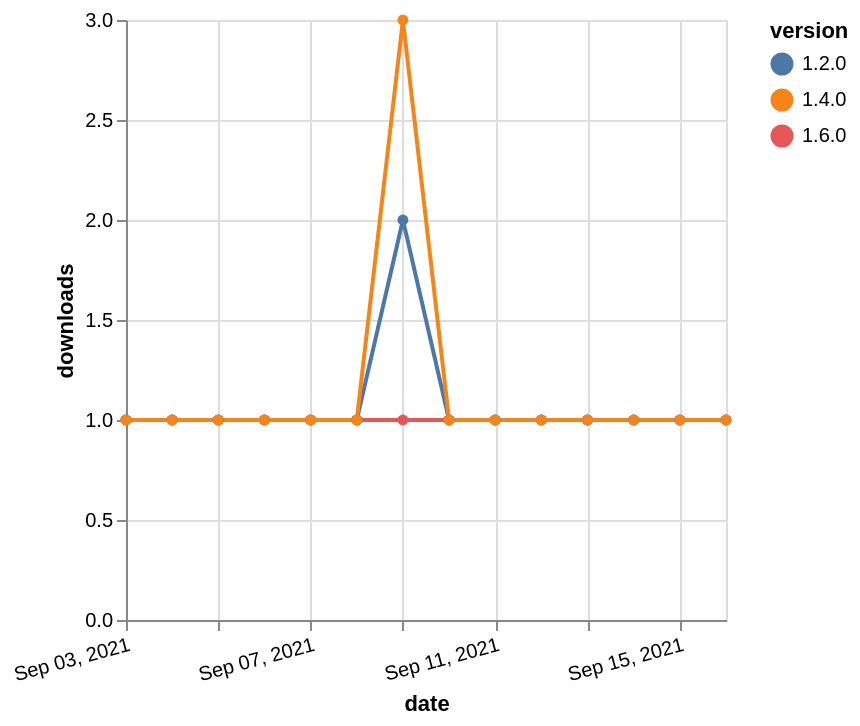

Vega-Lite specification for this chart:
### Vega-Lite specification from a JSON file in a GitHub repository (floating-point values rounded to 4 significant figures)
{"$schema": "https://vega.github.io/schema/vega-lite/v5.json", "description": "A simple bar chart with embedded data.", "data": {"values": [{"date": "2021-09-03", "total": 168, "delta": 1, "version": "1.6.0"}, {"date": "2021-09-04", "total": 169, "delta": 1, "version": "1.6.0"}, {"date": "2021-09-05", "total": 170, "delta": 1, "version": "1.6.0"}, {"date": "2021-09-06", "total": 171, "delta": 1, "version": "1.6.0"}, {"date": "2021-09-07", "total": 172, "delta": 1, "version": "1.6.0"}, {"date": "2021-09-08", "total": 173, "delta": 1, "version": "1.6.0"}, {"date": "2021-09-09", "total": 174, "delta": 1, "version": "1.6.0"}, {"date": "2021-09-10", "total": 175, "delta": 1, "version": "1.6.0"}, {"date": "2021-09-11", "total": 176, "delta": 1, "version": "1.6.0"}, {"date": "2021-09-12", "total": 177, "delta": 1, "version": "1.6.0"}, {"date": "2021-09-13", "total": 178, "delta": 1, "version": "1.6.0"}, {"date": "2021-09-14", "total": 179, "delta": 1, "version": "1.6.0"}, {"date": "2021-09-15", "total": 180, "delta": 1, "version": "1.6.0"}, {"date": "2021-09-16", "total": 181, "delta": 1, "version": "1.6.0"}, {"date": "2021-09-03", "total": 211, "delta": 1, "version": "1.2.0"}, {"date": "2021-09-04", "total": 212, "delta": 1, "version": "1.2.0"}, {"date": "2021-09-05", "total": 213, "delta": 1, "version": "1.2.0"}, {"date": "2021-09-06", "total": 214, "delta": 1, "version": "1.2.0"}, {"date": "2021-09-07", "total": 215, "delta": 1, "version": "1.2.0"}, {"date": "2021-09-08", "total": 216, "delta": 1, "version": "1.2.0"}, {"date": "2021-09-09", "total": 218, "delta": 2, "version": "1.2.0"}, {"date": "2021-09-10", "total": 219, "delta": 1, "version": "1.2.0"}, {"date": "2021-09-11", "total": 220, "delta": 1, "version": "1.2.0"}, {"date": "2021-09-12", "total": 221, "delta": 1, "version": "1.2.0"}, {"date": "2021-09-13", "total": 222, "delta": 1, "version": "1.2.0"}, {"date": "2021-09-14", "total": 223, "delta": 1, "version": "1.2.0"}, {"date": "2021-09-15", "total": 224, "delta": 1, "version": "1.2.0"}, {"date": "2021-09-16", "total": 225, "delta": 1, "version": "1.2.0"}, {"date": "2021-09-03", "total": 277, "delta": 1, "version": "1.4.0"}, {"date": "2021-09-04", "total": 278, "delta": 1, "version": "1.4.0"}, {"date": "2021-09-05", "total": 279, "delta": 1, "version": "1.4.0"}, {"date": "2021-09-06", "total": 280, "delta": 1, "version": "1.4.0"}, {"date": "2021-09-07", "total": 281, "delta": 1, "version": "1.4.0"}, {"date": "2021-09-08", "total": 282, "delta": 1, "version": "1.4.0"}, {"date": "2021-09-09", "total": 285, "delta": 3, "version": "1.4.0"}, {"date": "2021-09-10", "total": 286, "delta": 1, "version": "1.4.0"}, {"date": "2021-09-11", "total": 287, "delta": 1, "version": "1.4.0"}, {"date": "2021-09-12", "total": 288, "delta": 1, "version": "1.4.0"}, {"date": "2021-09-13", "total": 289, "delta": 1, "version": "1.4.0"}, {"date": "2021-09-14", "total": 290, "delta": 1, "version": "1.4.0"}, {"date": "2021-09-15", "total": 291, "delta": 1, "version": "1.4.0"}, {"date": "2021-09-16", "total": 292, "delta": 1, "version": "1.4.0"}]}, "width": "container", "mark": {"type": "line", "point": {"filled": true}}, "encoding": {"x": {"field": "date", "type": "temporal", "timeUnit": "yearmonthdate", "title": "date", "axis": {"labelAngle": -15}}, "y": {"field": "delta", "type": "quantitative", "title": "downloads"}, "color": {"field": "version", "type": "nominal"}, "tooltip": {"field": "delta"}}}
